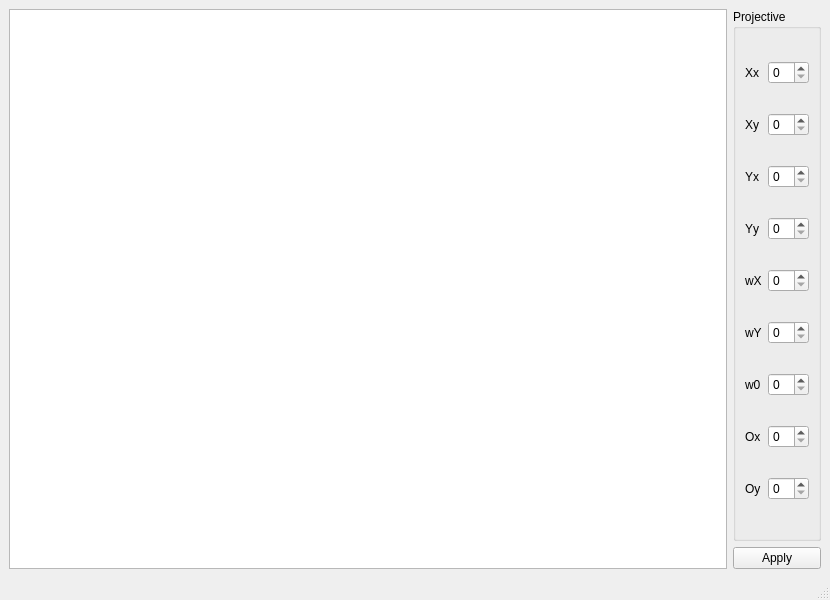
<?xml version="1.0" encoding="UTF-8"?>
<ui version="4.0">
 <class>MainWindow</class>
 <widget class="QMainWindow" name="MainWindow">
  <property name="geometry">
   <rect>
    <x>0</x>
    <y>0</y>
    <width>830</width>
    <height>600</height>
   </rect>
  </property>
  <property name="windowTitle">
   <string>MainWindow</string>
  </property>
  <widget class="QWidget" name="centralwidget">
   <layout class="QGridLayout" name="gridLayout_2">
    <item row="0" column="0" rowspan="2">
     <widget class="QGraphicsView" name="graphicsView"/>
    </item>
    <item row="0" column="1">
     <widget class="QGroupBox" name="groupBox">
      <property name="title">
       <string>Projective</string>
      </property>
      <layout class="QGridLayout" name="gridLayout">
       <item row="0" column="0">
        <widget class="QLabel" name="XxLabel">
         <property name="text">
          <string>Xx</string>
         </property>
        </widget>
       </item>
       <item row="0" column="1">
        <widget class="QSpinBox" name="Xx"/>
       </item>
       <item row="1" column="0">
        <widget class="QLabel" name="XyLabel">
         <property name="text">
          <string>Xy</string>
         </property>
        </widget>
       </item>
       <item row="1" column="1">
        <widget class="QSpinBox" name="Xy"/>
       </item>
       <item row="2" column="0">
        <widget class="QLabel" name="YxLabel">
         <property name="text">
          <string>Yx</string>
         </property>
        </widget>
       </item>
       <item row="2" column="1">
        <widget class="QSpinBox" name="Yx"/>
       </item>
       <item row="3" column="0">
        <widget class="QLabel" name="YyLabel">
         <property name="text">
          <string>Yy</string>
         </property>
        </widget>
       </item>
       <item row="3" column="1">
        <widget class="QSpinBox" name="Yy"/>
       </item>
       <item row="4" column="0">
        <widget class="QLabel" name="wXlabel">
         <property name="text">
          <string>wX</string>
         </property>
        </widget>
       </item>
       <item row="4" column="1">
        <widget class="QSpinBox" name="wX"/>
       </item>
       <item row="5" column="0">
        <widget class="QLabel" name="wYlabel">
         <property name="text">
          <string>wY</string>
         </property>
        </widget>
       </item>
       <item row="5" column="1">
        <widget class="QSpinBox" name="wY"/>
       </item>
       <item row="6" column="0">
        <widget class="QLabel" name="w0Label">
         <property name="text">
          <string>w0</string>
         </property>
        </widget>
       </item>
       <item row="6" column="1">
        <widget class="QSpinBox" name="w0"/>
       </item>
       <item row="7" column="0">
        <widget class="QLabel" name="OxLabel">
         <property name="text">
          <string>Ox</string>
         </property>
        </widget>
       </item>
       <item row="7" column="1">
        <widget class="QSpinBox" name="Ox"/>
       </item>
       <item row="8" column="0">
        <widget class="QLabel" name="OyLabel">
         <property name="text">
          <string>Oy</string>
         </property>
        </widget>
       </item>
       <item row="8" column="1">
        <widget class="QSpinBox" name="Oy"/>
       </item>
      </layout>
     </widget>
    </item>
    <item row="1" column="1">
     <widget class="QPushButton" name="apply">
      <property name="text">
       <string>Apply</string>
      </property>
     </widget>
    </item>
   </layout>
  </widget>
  <widget class="QStatusBar" name="statusbar"/>
 </widget>
 <resources/>
 <connections/>
</ui>
